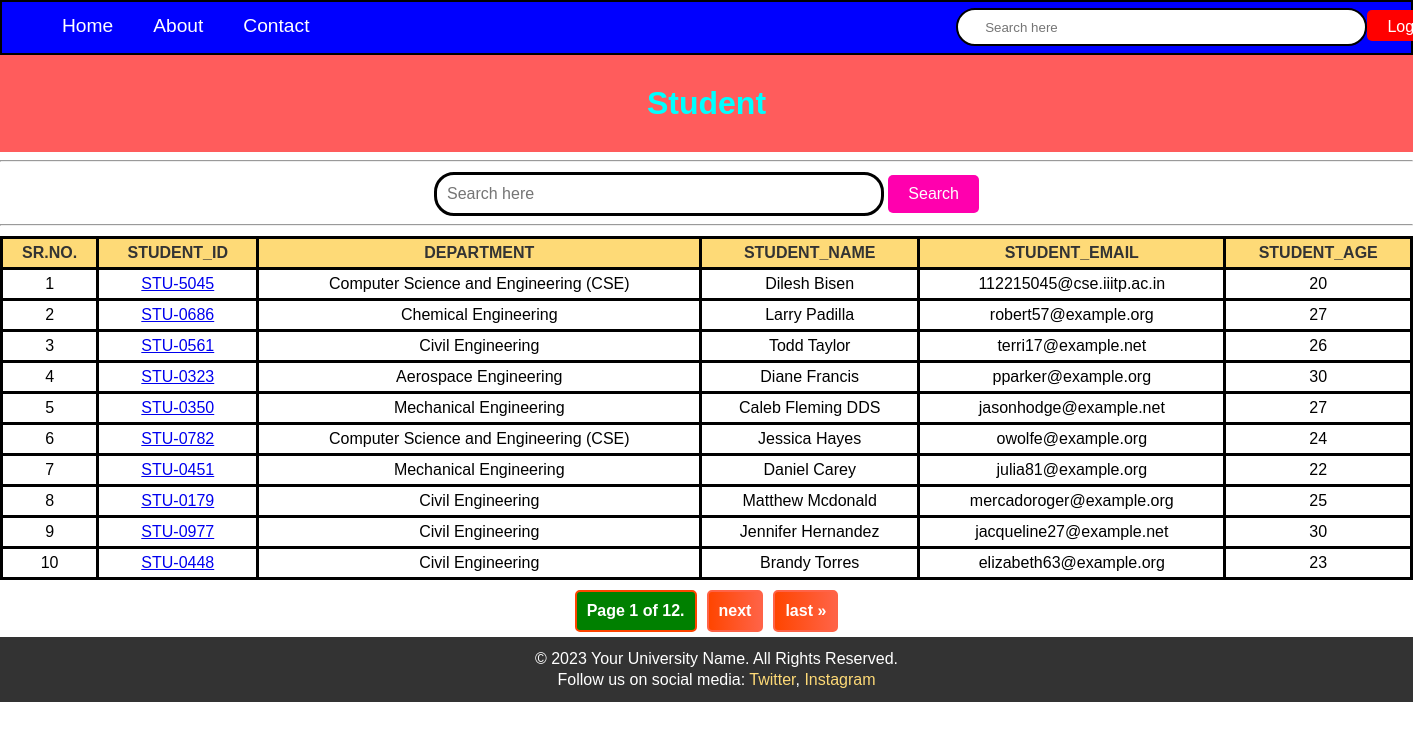
Page /student on the committed database.
### student/models.py (models this page shows, shortened)
class Student(models.Model):
    department = models.ForeignKey(
        Department, related_name="depart", on_delete=models.CASCADE
    )
    student_id = models.OneToOneField(
        StudentID, related_name="studentid", on_delete=models.SET_NULL, null=True
    )
    student_name = models.CharField(max_length=100)
    student_email = models.EmailField(unique=True)
    student_age = models.IntegerField(default=18)
    student_address = models.TextField()
    is_deleted = models.BooleanField(default=False)
    objects = StudentManager()
    admin_objects = models.Manager()
    class Meta:
        ordering = ["student_name"]
        verbose_name = "student"

class StudentID(models.Model):
    student_id = models.CharField(max_length=100)
    def __str__(self) -> str:
        return self.student_id

class Department(models.Model):
    department = models.CharField(max_length=100)
    class Meta:
        ordering = ["department"]

### student/views.py (the view, shortened to what this page needs)
# urls.py: path("student", get_students, name="get_students"),
def get_students(request):
    queryset = Student.objects.annotate(
        total_marks=Sum("studentmarks__marks")
    ).order_by("-total_marks")
    paginator = Paginator(queryset, 10)
    page_number = request.GET.get("page", 1)
    try:
        page_obj = paginator.page(page_number)
    except PageNotAnInteger:
        page_obj = paginator.page(1)
    except EmptyPage:
        page_obj = paginator.page(paginator.num_pages)
    return render(
        request, "report/student.html", {"page_obj": page_obj, "heading": "Student"}
    )

### student/models.py (called while the page is built)
    def get_queryset(self):
        return super().get_queryset().filter(is_deleted=False)

### student/templates/report/student.html (shortened to what this page needs)
{% extends 'base.html' %}
{% block start %}
  <header>
    <nav>
      <ul>
        <li>
          <a href="student">Home</a>
        </li>
        <li>About</li>
        <li>Contact</li>
      </ul>
      <div class="search">
        <input type="text" placeholder="Search here" />
      </div>
      <div class="logout-btn">
        <a href="/logout" class="btn btn-success">Logout</a>
      </div>
    </nav>
  </header>
  <main>
    <h1>Student</h1>
  </main>
  <hr />
  <div class="search-section">
    <form>
      <div class="search">
        <input type="text" name="search" placeholder="Search here" />
        <button type="submit" class="btn btn-primary">Search</button>
      </div>
    </form>
  </div>
  <hr />
  <table>
    <thead>
      <tr>
        <th>Sr.no.</th>
        <th>student_id</th>
        <th>department</th>
        <th>student_name</th>
        <th>student_email</th>
        <th>student_age</th>
      </tr>
    </thead>
    <tbody>
      {% for student in page_obj %}
        <tr>
          <td>{{ page_obj.start_index|add:forloop.counter0 }}</td>
          <td>
            <a href="{% url 'see_marks' student.student_id %}">{{ student.student_id }}</a>
          </td>
          <td>{{ student.department.department }}</td>
          <td>{{ student.student_name }}</td>
          <td>{{ student.student_email }}</td>
          <td>{{ student.student_age }}</td>
        </tr>
      {% endfor %}
    </tbody>
  </table>
  <div class="pagination">
    <span class="step-links">
      <span class="current">Page {{ page_obj.number }} of {{ page_obj.paginator.num_pages }}.</span>
      {% if page_obj.has_next %}
        <a href="?page={{ page_obj.next_page_number }}">next</a>
        <a href="?page={{ page_obj.paginator.num_pages }}">last &raquo;</a>
      {% endif %}
    </span>
  </div>
  <footer>
    <p>&copy; 2023 Your University Name. All Rights Reserved.</p>
    <p>
      Follow us on social media:
      <a href="https://twitter.com" target="_blank">Twitter</a>,
      <a href="https://www.instagram.com/" target="_blank">Instagram</a>
    </p>
  </footer>
{% endblock %}

### home/templates/base.html (shortened to what this page needs)
<!DOCTYPE html>
<html lang="en">
<head>
    {% block start %}
    {% endblock %}
</body>
</html>

### student/templates/report/student.html (style rules this page uses)
header { height: 51px; background-color: blue; border: 2px solid rgb(0, 0, 0); animation: slideInNav 1s ease-out; }
nav { display: flex; justify-content: space-between; align-items: center; }
nav ul, nav a { height: 15px; display: flex; justify-content: left; align-items: center; margin-left: 0; text-decoration: none; color: white; }
nav ul li { font-size: larger; padding: 0 20px; list-style-type: none; display: flex; justify-content: flex-start; color: white; margin: 0; }
nav .search { display: flex; align-items: center; margin-right: auto; }
nav .search input { width: 25vw; height: 30px; padding: 2px 27px; border: 2px solid black; border-radius: 25px; margin: 5px 0px 2px 47em; }
nav .btn-success { background-color: rgb(255, 0, 0); color: #fff; padding: 8px 20px; text-decoration: none; border-radius: 5px; display: inline-block; }
nav .logout-btn { margin-right: 1em; }
main { background-color: rgb(255, 92, 92); color: cyan; text-align: center; padding: 30px; animation: fadeInMain 2s ease-in-out; }
h1 { margin: 0; }
.search-section { text-align: center; margin-top: 10px; margin-bottom: -10px; }
.search { width: 100%; }
.search-section input[type='text'] { width: 30%; padding: 10px; margin-bottom: 10px; border: 3px solid #000000; border-radius: 20px; font-size: 16px; color: #333; }
.search-section button { background-color: rgb(255, 0, 174); color: #fff; padding: 10px 20px; font-size: 16px; border: none; border-radius: 5px; cursor: pointer; transition: background-color 0.3s ease; }
table { width: 100%; border-collapse: collapse; margin: 10px 0; }
th, td { border: 3px solid #000000; padding: 5px; text-align: center; }
th { background-color: #feda77; color: #333; font-weight: bold; text-transform: uppercase; }
.pagination { display: flex; justify-content: center; align-items: center; margin-top: 0; margin-bottom: 5px; }
.step-links { list-style: none; padding: 0; display: flex; }
.step-links a, .step-links .current { color: #fff; text-decoration: none; padding: 10px; margin: 0 5px; border-radius: 5px; font-weight: bold; transition: background 0.3s, border 0.3s; background: linear-gradient(to right, #ff4500, #ff6347); border: 2px solid #ff6347; }
.step-links .current { background: green; border-color: #ff4500; }
footer { position: relative; bottom: 0; width: 100%; background-color: #333; color: #fff; padding: 10px; text-align: center; }
footer p { margin: 3px 0; }
footer a { color: #feda77; text-decoration: none; transition: color 0.3s ease-in-out; }

### rows in the picture
Student: start_index|add "1", student_id "STU-5045", department.department "Computer Science and Engineering (CSE)", student_name "Dilesh Bisen", student_email "112215045@cse.iiitp.ac.in", student_age "20"
Student: start_index|add "2", student_id "STU-0686", department.department "Chemical Engineering", student_name "Larry Padilla", student_email "robert57@example.org", student_age "27"
Student: start_index|add "3", student_id "STU-0561", department.department "Civil Engineering", student_name "Todd Taylor", student_email "terri17@example.net", student_age "26"
Student: start_index|add "4", student_id "STU-0323", department.department "Aerospace Engineering", student_name "Diane Francis", student_email "pparker@example.org", student_age "30"
Student: start_index|add "5", student_id "STU-0350", department.department "Mechanical Engineering", student_name "Caleb Fleming DDS", student_email "jasonhodge@example.net", student_age "27"
Student: start_index|add "6", student_id "STU-0782", department.department "Computer Science and Engineering (CSE)", student_name "Jessica Hayes", student_email "owolfe@example.org", student_age "24"
Student: start_index|add "7", student_id "STU-0451", department.department "Mechanical Engineering", student_name "Daniel Carey", student_email "julia81@example.org", student_age "22"
Student: start_index|add "8", student_id "STU-0179", department.department "Civil Engineering", student_name "Matthew Mcdonald", student_email "mercadoroger@example.org", student_age "25"
Student: start_index|add "9", student_id "STU-0977", department.department "Civil Engineering", student_name "Jennifer Hernandez", student_email "jacqueline27@example.net", student_age "30"
Student: start_index|add "10", student_id "STU-0448", department.department "Civil Engineering", student_name "Brandy Torres", student_email "elizabeth63@example.org", student_age "23"

### other values in the picture
{{ page_obj.number }} "1"
{{ page_obj.paginator.num_pages }} "12"
